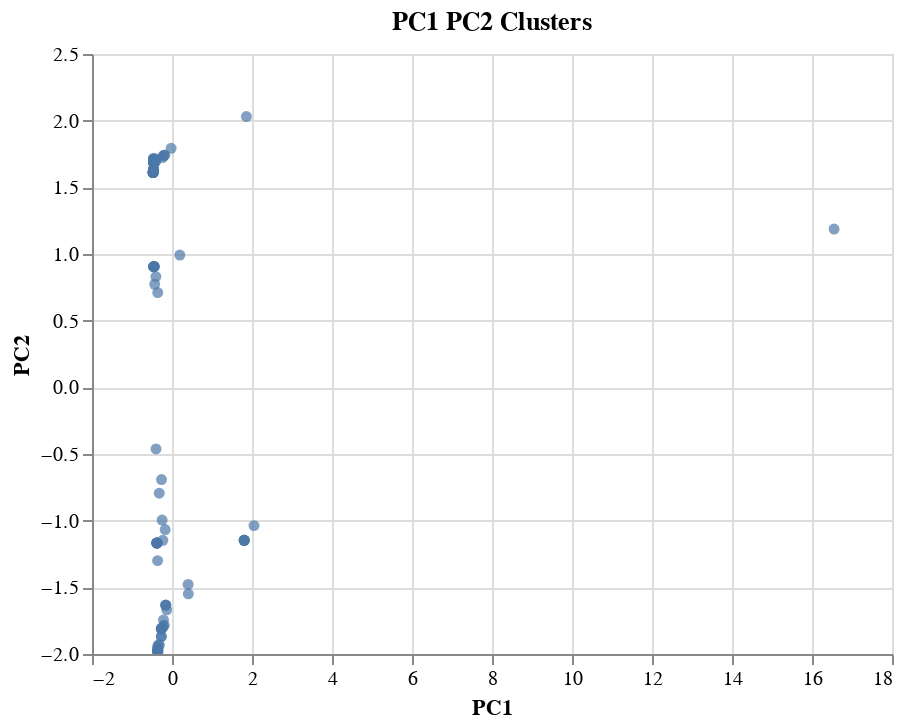

Notebook cell for this chart:
### Markdown cell above
### Visualizing Results

#### 3D-Scatter with Clusters

### Code cell
# Create a 3D-Scatter with the PCA data and the clusters
alt.Chart(cluster_df).mark_circle().encode(
    x = "PC1",
    y = "PC2",
    tooltip = ["CoinName", "Algorithm", "TotalCoinsMined", "TotalCoinSupply"]
).properties(title = "PC1 PC2 Clusters").interactive()

### Figure 1 — Vega-Lite specification as saved in the notebook (floating-point values rounded to 4 significant figures)
{"config": {"view": {"continuousWidth": 400, "continuousHeight": 300}}, "data": {"name": "data-c8e0527232dba5d62510a7e4e9353d8f"}, "mark": "circle", "encoding": {"tooltip": [{"type": "nominal", "field": "CoinName"}, {"type": "nominal", "field": "Algorithm"}, {"type": "quantitative", "field": "TotalCoinsMined"}, {"type": "quantitative", "field": "TotalCoinSupply"}], "x": {"type": "quantitative", "field": "PC1"}, "y": {"type": "quantitative", "field": "PC2"}}, "selection": {"selector001": {"type": "interval", "bind": "scales", "encodings": ["x", "y"]}}, "title": "PC1 PC2 Clusters", "$schema": "https://vega.github.io/schema/vega-lite/v4.8.1.json", "datasets": {"data-c8e0527232dba5d62510a7e4e9353d8f": [{"Algorithm": "Scrypt", "ProofType": "PoW/PoS", "TotalCoinsMined": 3076000.0, "TotalCoinSupply": -1.0, "PC1": -0.3801, "PC2": -1.168, "PC3": -1.779, "CoinName": "NovaCoin", "Class": 0}, {"Algorithm": "SHA-256", "ProofType": "PoW", "TotalCoinsMined": 2615000.0, "TotalCoinSupply": -1.0, "PC1": -0.4737, "PC2": 1.611, "PC3": 0.03711, "CoinName": "CounterParty", "Class": 1}, {"Algorithm": "PoS", "ProofType": "PoS", "TotalCoinsMined": 5850000000.0, "TotalCoinSupply": 0.0, "PC1": -0.17, "PC2": -1.066, "PC3": 1.01, "CoinName": "NuShares", "Class": 2}, {"Algorithm": "Scrypt", "ProofType": "PoW", "TotalCoinsMined": 79960000.0, "TotalCoinSupply": -1.0, "PC1": -0.4532, "PC2": 0.905, "PC3": -0.5423, "CoinName": "MonaCoin", "Class": 1}, {"Algorithm": "X13", "ProofType": "PoW/PoS", "TotalCoinsMined": 166100.0, "TotalCoinSupply": 0.0, "PC1": -0.357, "PC2": -1.984, "PC3": -2.3, "CoinName": "Triangles Coin", "Class": 0}, {"Algorithm": "SHA-256", "ProofType": "PoW/PoS", "TotalCoinsMined": 46710000.0, "TotalCoinSupply": -1.0, "PC1": -0.4, "PC2": -0.462, "PC3": -1.2, "CoinName": "Emercoin", "Class": 0}, {"Algorithm": "Scrypt", "ProofType": "PoW", "TotalCoinsMined": 872800.0, "TotalCoinSupply": 0.0, "PC1": -0.4536, "PC2": 0.9049, "PC3": -0.5422, "CoinName": "CometCoin", "Class": 1}, {"Algorithm": "Scrypt", "ProofType": "PoW/PoS", "TotalCoinsMined": 1000000000.0, "TotalCoinSupply": 1000000000.0, "PC1": -0.3699, "PC2": -1.166, "PC3": -1.78, "CoinName": "OpenChat", "Class": 0}, {"Algorithm": "Dagger", "ProofType": "PoA", "TotalCoinsMined": 629300000.0, "TotalCoinSupply": -1.0, "PC1": -0.2654, "PC2": -1.869, "PC3": 3.715, "CoinName": "Amber", "Class": 2}, {"Algorithm": "X11", "ProofType": "PoW", "TotalCoinsMined": 187700000.0, "TotalCoinSupply": -1.0, "PC1": -0.4328, "PC2": 0.7731, "PC3": -0.3311, "CoinName": "Pura", "Class": 1}, {"Algorithm": "Equihash", "ProofType": "PoW", "TotalCoinsMined": 3819000.0, "TotalCoinSupply": 22870000.0, "PC1": -0.4615, "PC2": 1.634, "PC3": 0.2212, "CoinName": "Bitcoin Private", "Class": 1}, {"Algorithm": "SHA-512", "ProofType": "Zero-Knowledge Proof", "TotalCoinsMined": 1000000000.0, "TotalCoinSupply": 1000000000.0, "PC1": -0.2124, "PC2": -1.745, "PC3": 1.493, "CoinName": "Kcash", "Class": 2}, {"Algorithm": "Equihash", "ProofType": "PoW", "TotalCoinsMined": 61830000.0, "TotalCoinSupply": 263400000.0, "PC1": -0.46, "PC2": 1.634, "PC3": 0.2211, "CoinName": "Beam", "Class": 1}, {"Algorithm": "SPoS", "ProofType": "SPoS", "TotalCoinsMined": 5721000000.0, "TotalCoinSupply": -1.0, "PC1": -0.194, "PC2": -1.784, "PC3": 2.967, "CoinName": "V Systems", "Class": 2}, {"Algorithm": "CryptoNight", "ProofType": "PoW", "TotalCoinsMined": 1400000000.0, "TotalCoinSupply": -1.0, "PC1": -0.02209, "PC2": 1.793, "PC3": 0.11, "CoinName": "Beldex", "Class": 1}, {"Algorithm": "Eaglesong", "ProofType": "PoW", "TotalCoinsMined": 30150000000.0, "TotalCoinSupply": -1.0, "PC1": -0.2361, "PC2": 1.723, "PC3": 0.1522, "CoinName": "Nervos Network", "Class": 1}, {"Algorithm": "C31", "ProofType": "PoW", "TotalCoinsMined": 10680000.0, "TotalCoinSupply": 20000000.0, "PC1": -0.4604, "PC2": 1.7, "PC3": 0.1775, "CoinName": "MimbleWimbleCoin", "Class": 1}, {"Algorithm": "Scrypt", "ProofType": "PoW/PoS", "TotalCoinsMined": 450100000.0, "TotalCoinSupply": -1.0, "PC1": -0.3778, "PC2": -1.167, "PC3": -1.779, "CoinName": "Buxcoin", "Class": 0}, {"Algorithm": "ECC 256K1", "ProofType": "DPOS", "TotalCoinsMined": 1000000000.0, "TotalCoinSupply": 1000000000.0, "PC1": -0.2436, "PC2": -1.803, "PC3": 3.02, "CoinName": "Acute Angle Cloud", "Class": 2}, {"Algorithm": "Scrypt", "ProofType": "PoW", "TotalCoinsMined": 100000000.0, "TotalCoinSupply": 100000000.0, "PC1": -0.4526, "PC2": 0.9051, "PC3": -0.5423, "CoinName": "Primas", "Class": 1}, {"Algorithm": "BLAKE256", "ProofType": "PoW/PoS", "TotalCoinsMined": 44940000.0, "TotalCoinSupply": 84000000.0, "PC1": -0.3529, "PC2": -1.951, "PC3": -2.252, "CoinName": "HyperCash", "Class": 0}, {"Algorithm": "CryptoNight-Heavy", "ProofType": "PoW", "TotalCoinsMined": 52830000.0, "TotalCoinSupply": -1.0, "PC1": -0.4581, "PC2": 1.687, "PC3": 0.1757, "CoinName": "Loki", "Class": 1}, {"Algorithm": "CryptoNight-Lite", "ProofType": "PoW", "TotalCoinsMined": 17720000.0, "TotalCoinSupply": -1.0, "PC1": -0.4583, "PC2": 1.687, "PC3": 0.1757, "CoinName": "AEON", "Class": 1}, {"Algorithm": "SHA-256", "ProofType": "PoW", "TotalCoinsMined": 9972000.0, "TotalCoinSupply": 21000000.0, "PC1": -0.4736, "PC2": 1.611, "PC3": 0.0371, "CoinName": "Bitcoin Vault", "Class": 1}, {"Algorithm": "SHA-256", "ProofType": "PoW", "TotalCoinsMined": 18590000.0, "TotalCoinSupply": 21000000.0, "PC1": -0.4735, "PC2": 1.611, "PC3": 0.03709, "CoinName": "Bitcoin ABC", "Class": 1}, {"Algorithm": "Scrypt", "ProofType": "PoW", "TotalCoinsMined": 127400000000.0, "TotalCoinSupply": -1.0, "PC1": 0.1953, "PC2": 0.9923, "PC3": -0.5934, "CoinName": "Dogecoin", "Class": 1}, {"Algorithm": "Scrypt", "ProofType": "PoS", "TotalCoinsMined": 60370000.0, "TotalCoinSupply": 100000000.0, "PC1": -0.2481, "PC2": -0.9956, "PC3": -0.02926, "CoinName": "BlackCoin", "Class": 0}, {"Algorithm": "Scrypt", "ProofType": "PoW/PoS", "TotalCoinsMined": 18990000.0, "TotalCoinSupply": 21000000.0, "PC1": -0.3799, "PC2": -1.168, "PC3": -1.779, "CoinName": "Auroracoin", "Class": 0}, {"Algorithm": "TRC10", "ProofType": "DPoS", "TotalCoinsMined": 990000000000.0, "TotalCoinSupply": 990000000000.0, "PC1": 16.55, "PC2": 1.187, "PC3": -0.8738, "CoinName": "BitTorrent", "Class": 3}, {"Algorithm": "Scrypt", "ProofType": "PoW/PoS", "TotalCoinsMined": 1032000.0, "TotalCoinSupply": -1.0, "PC1": -0.3801, "PC2": -1.168, "PC3": -1.779, "CoinName": "SaluS", "Class": 0}, {"Algorithm": "Multiple", "ProofType": "PoW", "TotalCoinsMined": 13850000000.0, "TotalCoinSupply": 21000000000.0, "PC1": -0.2029, "PC2": 1.739, "PC3": 0.1525, "CoinName": "DigiByte", "Class": 1}, {"Algorithm": "SHA-256", "ProofType": "PoW", "TotalCoinsMined": 18600000.0, "TotalCoinSupply": 21000000.0, "PC1": -0.4735, "PC2": 1.611, "PC3": 0.03709, "CoinName": "Bitcoin SV", "Class": 1}, {"Algorithm": "SHA-256", "ProofType": "PoW", "TotalCoinsMined": 17210000.0, "TotalCoinSupply": -1.0, "PC1": -0.4736, "PC2": 1.611, "PC3": 0.0371, "CoinName": "Namecoin", "Class": 1}, {"Algorithm": "KECCAK", "ProofType": "PoW", "TotalCoinsMined": 2578000000.0, "TotalCoinSupply": 5000000000.0, "PC1": -0.4022, "PC2": 1.695, "PC3": 0.1703, "CoinName": "SmartCash", "Class": 1}, {"Algorithm": "CryptoNight", "ProofType": "PoW", "TotalCoinsMined": 184500000000.0, "TotalCoinSupply": 184500000000.0, "PC1": 1.861, "PC2": 2.031, "PC3": -0.02792, "CoinName": "ByteCoin", "Class": 1}, {"Algorithm": "SHA-256", "ProofType": "PoW", "TotalCoinsMined": 18600000.0, "TotalCoinSupply": 21000000.0, "PC1": -0.4735, "PC2": 1.611, "PC3": 0.03709, "CoinName": "Bitcoin Cash", "Class": 1}, {"Algorithm": "Equihash210,9", "ProofType": "PoW/PoS", "TotalCoinsMined": 487500000.0, "TotalCoinSupply": -1.0, "PC1": -0.3484, "PC2": -1.934, "PC3": -2.229, "CoinName": "Aion", "Class": 0}, {"Algorithm": "DPoS", "ProofType": "DPoS", "TotalCoinsMined": 142700000.0, "TotalCoinSupply": -1.0, "PC1": 1.804, "PC2": -1.148, "PC3": 0.6568, "CoinName": "Lisk", "Class": 2}, {"Algorithm": "Ethash", "ProofType": "PoW", "TotalCoinsMined": 123800000.0, "TotalCoinSupply": 210700000.0, "PC1": -0.4608, "PC2": 1.715, "PC3": 0.1792, "CoinName": "Ethereum Classic", "Class": 1}, {"Algorithm": "DPoS", "ProofType": "DPoS", "TotalCoinsMined": 154000000.0, "TotalCoinSupply": -1.0, "PC1": 1.804, "PC2": -1.148, "PC3": 0.6568, "CoinName": "ARK", "Class": 2}, {"Algorithm": "Loopchain", "ProofType": "PoS", "TotalCoinsMined": 868800000.0, "TotalCoinSupply": -1.0, "PC1": -0.1556, "PC2": -1.633, "PC3": 1.172, "CoinName": "ICON Project", "Class": 2}, {"Algorithm": "Scrypt", "ProofType": "PoW", "TotalCoinsMined": 66570000.0, "TotalCoinSupply": 84000000.0, "PC1": -0.4529, "PC2": 0.905, "PC3": -0.5423, "CoinName": "Litecoin", "Class": 1}, {"Algorithm": "Equihash", "ProofType": "dPoW/PoW", "TotalCoinsMined": 125200000.0, "TotalCoinSupply": 200000000.0, "PC1": -0.3568, "PC2": 0.7112, "PC3": 0.4243, "CoinName": "Komodo", "Class": 1}, {"Algorithm": "IMesh", "ProofType": "DPoS+dBFT", "TotalCoinsMined": 459900000.0, "TotalCoinSupply": 1000000000.0, "PC1": -0.2508, "PC2": -1.805, "PC3": 3.028, "CoinName": "INT", "Class": 2}, {"Algorithm": "C31", "ProofType": "PoW", "TotalCoinsMined": 56410000.0, "TotalCoinSupply": -1.0, "PC1": -0.4603, "PC2": 1.7, "PC3": 0.1775, "CoinName": "Grin", "Class": 1}, {"Algorithm": "BEP2 Token", "ProofType": "PoSA", "TotalCoinsMined": 174200000.0, "TotalCoinSupply": 174200000.0, "PC1": -0.2658, "PC2": -1.81, "PC3": 3.042, "CoinName": "Binance Coin", "Class": 2}, {"Algorithm": "Quark", "ProofType": "PoW/PoS", "TotalCoinsMined": 267700000.0, "TotalCoinSupply": -1.0, "PC1": -0.3539, "PC2": -1.967, "PC3": -2.276, "CoinName": "QuarkCoin", "Class": 0}, {"Algorithm": "Ethash", "ProofType": "PoW", "TotalCoinsMined": 34700000.0, "TotalCoinSupply": 100000000.0, "PC1": -0.4618, "PC2": 1.715, "PC3": 0.1793, "CoinName": "Expanse", "Class": 1}, {"Algorithm": "Scrypt", "ProofType": "PoW", "TotalCoinsMined": 39330000.0, "TotalCoinSupply": 42000000.0, "PC1": -0.4532, "PC2": 0.905, "PC3": -0.5423, "CoinName": "MegaCoin", "Class": 1}, {"Algorithm": "Scrypt", "ProofType": "PoW/PoS", "TotalCoinsMined": 225300000.0, "TotalCoinSupply": 420000000.0, "PC1": -0.3768, "PC2": -1.167, "PC3": -1.779, "CoinName": "PotCoin", "Class": 0}, {"Algorithm": "Scrypt", "ProofType": "PoW", "TotalCoinsMined": 525400000.0, "TotalCoinSupply": 1680000000.0, "PC1": -0.4423, "PC2": 0.9063, "PC3": -0.543, "CoinName": "Gulden", "Class": 1}, {"Algorithm": "DPoS", "ProofType": "PoS", "TotalCoinsMined": 167300000.0, "TotalCoinSupply": -1.0, "PC1": 0.4026, "PC2": -1.478, "PC3": 0.9667, "CoinName": "Rise", "Class": 2}, {"Algorithm": "X13", "ProofType": "PoW/PoS", "TotalCoinsMined": 198900000.0, "TotalCoinSupply": 210000000.0, "PC1": -0.3549, "PC2": -1.984, "PC3": -2.301, "CoinName": "Bitcoin Diamond", "Class": 0}, {"Algorithm": "Scrypt", "ProofType": "PoW", "TotalCoinsMined": 221000000.0, "TotalCoinSupply": -1.0, "PC1": -0.4525, "PC2": 0.9051, "PC3": -0.5423, "CoinName": "Einsteinium", "Class": 1}, {"Algorithm": "Dagger-Hashimoto", "ProofType": "PoW", "TotalCoinsMined": 49660000.0, "TotalCoinSupply": -1.0, "PC1": -0.4581, "PC2": 1.687, "PC3": 0.1757, "CoinName": "Ubiq", "Class": 1}, {"Algorithm": "Scrypt", "ProofType": "PoW/PoS", "TotalCoinsMined": 29860000000.0, "TotalCoinSupply": -1.0, "PC1": -0.228, "PC2": -1.147, "PC3": -1.791, "CoinName": "Reddcoin", "Class": 0}, {"Algorithm": "X11GOST", "ProofType": "PoW", "TotalCoinsMined": 18860000.0, "TotalCoinSupply": 21000000.0, "PC1": -0.4582, "PC2": 1.687, "PC3": 0.1757, "CoinName": "SibCoin", "Class": 1}, {"Algorithm": "Equihash", "ProofType": "PoW", "TotalCoinsMined": 18590000.0, "TotalCoinSupply": 21000000.0, "PC1": -0.4614, "PC2": 1.634, "PC3": 0.2212, "CoinName": "Bitcoin Gold", "Class": 1}, {"Algorithm": "Groestl", "ProofType": "PoW", "TotalCoinsMined": 76520000.0, "TotalCoinSupply": 105000000.0, "PC1": -0.4571, "PC2": 1.687, "PC3": 0.1756, "CoinName": "Groestlcoin", "Class": 1}, {"Algorithm": "BMW512 / Echo512", "ProofType": "PoW/PoS", "TotalCoinsMined": 5091000000.0, "TotalCoinSupply": -1.0, "PC1": -0.3145, "PC2": -1.929, "PC3": -2.233, "CoinName": "DigitalNote ", "Class": 0}, {"Algorithm": "Scrypt", "ProofType": "PoW", "TotalCoinsMined": 23170000.0, "TotalCoinSupply": -1.0, "PC1": -0.4535, "PC2": 0.9049, "PC3": -0.5422, "CoinName": "ViaCoin", "Class": 1}, {"Algorithm": "SHA-256", "ProofType": "PoW", "TotalCoinsMined": 602300000.0, "TotalCoinSupply": 888000000.0, "PC1": -0.4661, "PC2": 1.612, "PC3": 0.03656, "CoinName": "SysCoin", "Class": 1}, {"Algorithm": "NeoScrypt", "ProofType": "PoW", "TotalCoinsMined": 234700000.0, "TotalCoinSupply": 336000000.0, "PC1": -0.4542, "PC2": 1.687, "PC3": 0.1753, "CoinName": "FeatherCoin", "Class": 1}, {"Algorithm": "X11", "ProofType": "PoW/PoS", "TotalCoinsMined": 18570000.0, "TotalCoinSupply": 22000000.0, "PC1": -0.36, "PC2": -1.3, "PC3": -1.568, "CoinName": "IOCoin", "Class": 0}, {"Algorithm": "Scrypt", "ProofType": "PoW/PoS", "TotalCoinsMined": 902500000.0, "TotalCoinSupply": 1000000000.0, "PC1": -0.3704, "PC2": -1.166, "PC3": -1.78, "CoinName": "WhiteCoin", "Class": 0}, {"Algorithm": "X13", "ProofType": "PoW/PoS", "TotalCoinsMined": 5559000.0, "TotalCoinSupply": -1.0, "PC1": -0.357, "PC2": -1.984, "PC3": -2.3, "CoinName": "CloakCoin", "Class": 0}, {"Algorithm": "DPoS", "ProofType": "DPoS", "TotalCoinsMined": 1000000000.0, "TotalCoinSupply": 0.0, "PC1": 1.809, "PC2": -1.147, "PC3": 0.6565, "CoinName": "Achain", "Class": 2}, {"Algorithm": "Multiple", "ProofType": "PoW", "TotalCoinsMined": 16400000000.0, "TotalCoinSupply": 16560000000.0, "PC1": -0.2128, "PC2": 1.738, "PC3": 0.153, "CoinName": "Verge", "Class": 1}, {"Algorithm": "Shabal256", "ProofType": "PoC", "TotalCoinsMined": 2111000000.0, "TotalCoinSupply": 2159000000.0, "PC1": -0.2131, "PC2": -1.792, "PC3": 2.991, "CoinName": "BurstCoin", "Class": 2}, {"Algorithm": "Blake2b", "ProofType": "PoW", "TotalCoinsMined": 45170000000.0, "TotalCoinSupply": -1.0, "PC1": -0.178, "PC2": 1.743, "PC3": 0.1506, "CoinName": "Siacoin", "Class": 1}, {"Algorithm": "Proof-of-Authority", "ProofType": "PoA", "TotalCoinsMined": 282500000.0, "TotalCoinSupply": -1.0, "PC1": -0.268, "PC2": -1.869, "PC3": 3.715, "CoinName": "Poa Network", "Class": 2}, {"Algorithm": "Tensority", "ProofType": "PoW", "TotalCoinsMined": 1642000000.0, "TotalCoinSupply": 210000000.0, "PC1": -0.4448, "PC2": 1.689, "PC3": 0.1743, "CoinName": "Bytom", "Class": 1}, {"Algorithm": "Quark", "ProofType": "PoW/PoS", "TotalCoinsMined": 7353000.0, "TotalCoinSupply": -1.0, "PC1": -0.3552, "PC2": -1.967, "PC3": -2.275, "CoinName": "BlockNet", "Class": 0}, {"Algorithm": "Equihash", "ProofType": "PoW", "TotalCoinsMined": 10550000.0, "TotalCoinSupply": 21000000.0, "PC1": -0.4615, "PC2": 1.634, "PC3": 0.2212, "CoinName": "Horizen", "Class": 1}, {"Algorithm": "PoS", "ProofType": "PoS/LPoS", "TotalCoinsMined": 999000000.0, "TotalCoinSupply": 1000000000.0, "PC1": -0.2618, "PC2": -0.6914, "PC3": 0.9643, "CoinName": "Nxt", "Class": 2}, {"Algorithm": "DPoS", "ProofType": "DPoS", "TotalCoinsMined": 14410000.0, "TotalCoinSupply": -1.0, "PC1": 1.804, "PC2": -1.148, "PC3": 0.6569, "CoinName": "Shift", "Class": 2}, {"Algorithm": "X13", "ProofType": "PoW/PoS", "TotalCoinsMined": 70400000.0, "TotalCoinSupply": -1.0, "PC1": -0.3567, "PC2": -1.984, "PC3": -2.3, "CoinName": "NavCoin", "Class": 0}, {"Algorithm": "SHA3", "ProofType": "PoW/nPoS", "TotalCoinsMined": 69080000.0, "TotalCoinSupply": 78000000.0, "PC1": -0.2685, "PC2": -1.811, "PC3": 3.045, "CoinName": "Nexus", "Class": 2}, {"Algorithm": "VeChainThor Authority", "ProofType": "Proof of Authority", "TotalCoinsMined": 85990000000.0, "TotalCoinSupply": 86710000000.0, "PC1": 2.05, "PC2": -1.037, "PC3": 0.7925, "CoinName": "VeChain", "Class": 2}, {"Algorithm": "POS 3.0", "ProofType": "PoS", "TotalCoinsMined": 103000000.0, "TotalCoinSupply": 107800000.0, "PC1": -0.1605, "PC2": -1.634, "PC3": 1.173, "CoinName": "QTUM", "Class": 2}, {"Algorithm": "Quark", "ProofType": "PoW/PoS", "TotalCoinsMined": 74730.0, "TotalCoinSupply": -1.0, "PC1": -0.3553, "PC2": -1.967, "PC3": -2.275, "CoinName": "Private Instant Verified Transaction", "Class": 0}, {"Algorithm": "Equihash", "ProofType": "PoW", "TotalCoinsMined": 10590000.0, "TotalCoinSupply": 21000000.0, "PC1": -0.4615, "PC2": 1.634, "PC3": 0.2212, "CoinName": "ZCash", "Class": 1}, {"Algorithm": "Lyra2REv2", "ProofType": "PoW", "TotalCoinsMined": 57840000.0, "TotalCoinSupply": 84000000.0, "PC1": -0.4574, "PC2": 1.687, "PC3": 0.1756, "CoinName": "Vertcoin", "Class": 1}, {"Algorithm": "Blake2b", "ProofType": "PoW", "TotalCoinsMined": 133200000.0, "TotalCoinSupply": 133200000.0, "PC1": -0.4067, "PC2": 1.712, "PC3": 0.1686, "CoinName": "Nano", "Class": 1}, {"Algorithm": "VBFT", "ProofType": "PoS", "TotalCoinsMined": 1000000000.0, "TotalCoinSupply": -1.0, "PC1": -0.1547, "PC2": -1.633, "PC3": 1.172, "CoinName": "Ontology", "Class": 2}, {"Algorithm": "X11", "ProofType": "PoW/PoSe", "TotalCoinsMined": 9873000.0, "TotalCoinSupply": 18900000.0, "PC1": -0.3186, "PC2": -0.7936, "PC3": -0.6491, "CoinName": "Dash", "Class": 0}, {"Algorithm": "RandomX", "ProofType": "PoW", "TotalCoinsMined": 17790000.0, "TotalCoinSupply": -1.0, "PC1": -0.4583, "PC2": 1.687, "PC3": 0.1757, "CoinName": "Monero", "Class": 1}, {"Algorithm": "BLAKE256", "ProofType": "PoW/PoS", "TotalCoinsMined": 12370000.0, "TotalCoinSupply": 21000000.0, "PC1": -0.3534, "PC2": -1.951, "PC3": -2.252, "CoinName": "Decred", "Class": 0}, {"Algorithm": "PoS", "ProofType": "PoW", "TotalCoinsMined": 373100000.0, "TotalCoinSupply": -1.0, "PC1": -0.4027, "PC2": 0.8304, "PC3": 0.4994, "CoinName": "Steem", "Class": 1}, {"Algorithm": "SHA-512", "ProofType": "PoS", "TotalCoinsMined": 2995000000.0, "TotalCoinSupply": 3601000000.0, "PC1": -0.1319, "PC2": -1.669, "PC3": 1.282, "CoinName": "Bitshares", "Class": 2}, {"Algorithm": "SHA-256", "ProofType": "PoW", "TotalCoinsMined": 18570000.0, "TotalCoinSupply": 21000000.0, "PC1": -0.4735, "PC2": 1.611, "PC3": 0.03709, "CoinName": "Bitcoin", "Class": 1}, {"Algorithm": "Ethash", "ProofType": "PoW", "TotalCoinsMined": 113900000.0, "TotalCoinSupply": -1.0, "PC1": -0.4619, "PC2": 1.715, "PC3": 0.1793, "CoinName": "Ethereum", "Class": 1}, {"Algorithm": "Leased POS", "ProofType": "LPoS", "TotalCoinsMined": 103800000.0, "TotalCoinSupply": -1.0, "PC1": -0.2691, "PC2": -1.811, "PC3": 3.045, "CoinName": "Waves", "Class": 2}, {"Algorithm": "Ouroboros", "ProofType": "PoS", "TotalCoinsMined": 31780000000.0, "TotalCoinSupply": 45000000000.0, "PC1": 0.408, "PC2": -1.548, "PC3": 1.118, "CoinName": "Cardano", "Class": 2}, {"Algorithm": "DPoS", "ProofType": "DPoS", "TotalCoinsMined": 1025000000.0, "TotalCoinSupply": -1.0, "PC1": 1.809, "PC2": -1.147, "PC3": 0.6565, "CoinName": "EOS", "Class": 2}]}}
